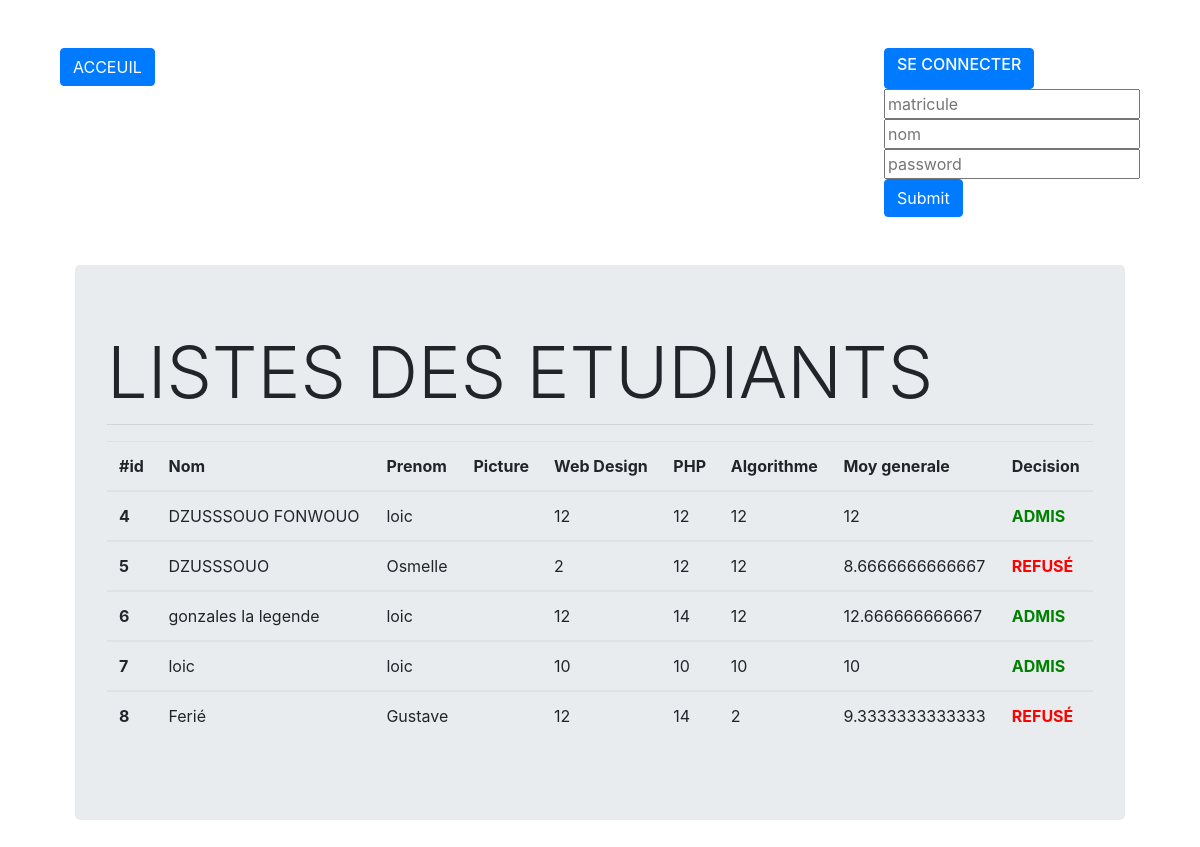
The page / on the database its author committed.
### tables this page shows
CREATE TABLE `users` (
  `id` int(11) NOT NULL,
  `name` varchar(50) NOT NULL,
  `last_name` varchar(255) NOT NULL,
  `picture` text NOT NULL,
  `note1` int(11) NOT NULL,
  `note2` int(11) NOT NULL,
  `note3` int(11) NOT NULL
);

### index.php (the view, shortened to what this page needs)
<?php
require_once('config.php');
include('header.php');
$req = $bdd->prepare("SELECT * FROM users");
$req->execute();
$users = $req->fetchAll();
?>
    <div class="container mt-5">
    <div class="jumbotron mt-5">
        <h1 class="display-3">LISTES DES ETUDIANTS</h1>
        <hr class="my-2">
        <p class="lead">
            <table class="table">
            <thead>
                <tr>
                <th scope="col">#id</th>
                <th scope="col">Nom</th>
                <th scope="col">Prenom</th>
                <th scope="col">Picture</th>
                <th scope="col">Web Design</th>
                <th scope="col">PHP</th>
                <th scope="col">Algorithme</th>
                <th scope="col">Moy generale</th>
                <th scope="col">Decision</th>
                </tr>
            </thead>
            <?php
                if (!empty($users)) {
                   foreach ($users as $user) {
            ?>
            <tbody>
                <tr>
                <th scope="row"><?= $user["id"]; ?></th>
                <td><?= $user["name"]; ?></td>
                <td><?= $user["last_name"]; ?></td>
                <td> <img src="assets/uploads/<?= $user["picture"]; ?>" alt="" width="100"> </td>
                <td><?= $user["note1"]; ?></td>
                <td><?= $user["note2"]; ?></td>
                <td><?= $user["note3"]; ?></td>
                <td><?= $moy= ($user["note3"]+$user["note1"]+$user["note2"])/3?> </td>
                <td><?php if ($moy>=10){echo '<font color="green"> <strong> ADMIS </strong> </font>';}
                else {echo '<font color="red"> <strong> REFUSÉ </strong> </font>';}?></td>
            </tbody>
            <?php
                   }
                }
            ?>
            </table>
        </p>
    </div>
</div>
<?php
include('footer.php');

### header.php (shortened to what this page needs)
<!DOCTYPE html>
<html lang="en">
<head>
<link rel="stylesheet" href="https://cdnjs.cloudflare.com/ajax/libs/twitter-bootstrap/4.3.1/css/bootstrap.min.css">
<link rel="stylesheet" href="https://cdnjs.cloudflare.com/ajax/libs/font-awesome/5.11.2/css/all.min.css">
<link rel="stylesheet" href="style.css">
</head>
<body>
<div class="container ">
    <div class="container mt-5">
    <div class="row">
        <div class="col-sm"><a href="index.php"> <button class="btn btn-primary">ACCEUIL</button></a></div>
        <div class="col-sm"></div>
        <div class="col-sm"></div>
        <div class="col-sm"></div>
        <div class="col-sm"><button class="btn btn-primary"><h6>SE CONNECTER</h6></button>
        <form action="" method="POST" name="frmAdd" enctype="multipart/form-data">
<input type="text" name="matricule" placeholder="matricule">
<input type="text" name="nom" placeholder="nom">
<input type="password" name="password" placeholder="password"> <br>
<input type="submit" name="submit" class="btn btn-primary">
</form>
        </div>
</div>

### footer.php (shortened to what this page needs)
</body>
</html>

### rows shown on the page
users: id "4", name "DZUSSSOUO FONWOUO", last_name "loic", note1 "12", note2 "12", note3 "12", $moy= ($user["note3"]+$user["note1"]+$user["note2"])/3 "12", shows "ADMIS"
users: id "5", name "DZUSSSOUO", last_name "Osmelle", note1 "2", note2 "12", note3 "12", $moy= ($user["note3"]+$user["note1"]+$user["note2"])/3 "8.6666666666667", shows "REFUSÉ"
users: id "6", name "gonzales la legende", last_name "loic", note1 "12", note2 "14", note3 "12", $moy= ($user["note3"]+$user["note1"]+$user["note2"])/3 "12.666666666667", shows "ADMIS"
users: id "7", name "loic", last_name "loic", note1 "10", note2 "10", note3 "10", $moy= ($user["note3"]+$user["note1"]+$user["note2"])/3 "10", shows "ADMIS"
users: id "8", name "Ferié", last_name "Gustave", note1 "12", note2 "14", note3 "2", $moy= ($user["note3"]+$user["note1"]+$user["note2"])/3 "9.3333333333333", shows "REFUSÉ"
